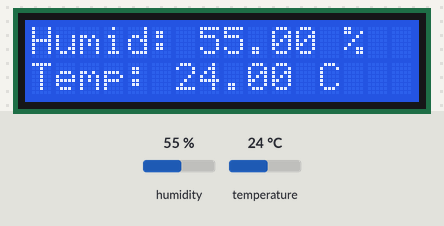
The sketch below on a simulated ESP8266 (NodeMCU). Parts: 16×2 character LCD. The test bench sets the inputs (shaded band); at power-on: humidity 55 %, temperature 24 °C. What the sketch prints to the serial monitor is not drawn.

Above: at 1.2 s.
1.3 s: humidity set to 22 %
At 3.2 s:
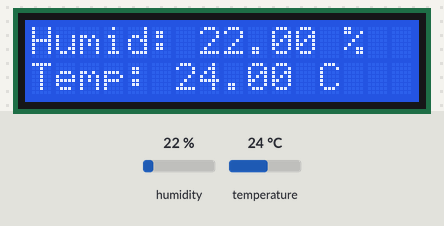
4.1 s: temperature set to 12 °C
At 5.5 s:
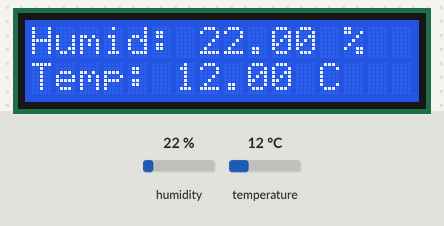
6.9 s: humidity set to 40 %
At 8.7 s:
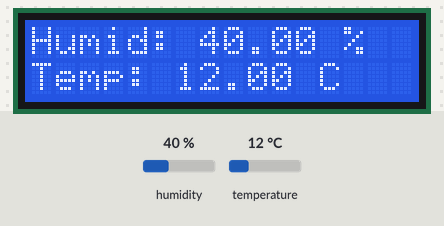
9.8 s: temperature set to 19 °C
At 11.0 s:
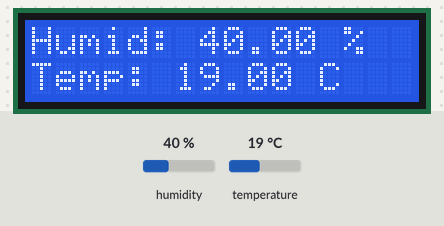
Timing chart, 0 to 12.8 s (numbered marks = the images above; inputs shaded):
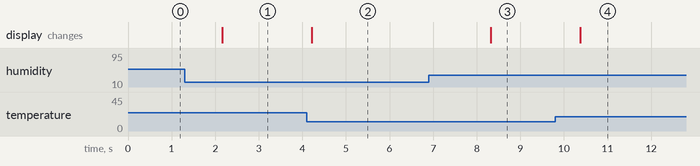

Measured:
- after the input at 1.3 s, the display: changes after 0.86 s (image 1)
- after the input at 4.1 s, the display: changes after 0.12 s (image 2)
- after the input at 6.9 s, the display: changes after 1.4 s (image 3)
- after the input at 9.8 s, the display: changes after 0.57 s (image 4)

The sketch:

sketch_oct13a.ino
```cpp
#include <Wire.h>
#include <LiquidCrystal_I2C.h>
#include <DHT.h>
#include <Adafruit_Sensor.h>

float temp;
float humid;
LiquidCrystal_I2C lcd(0x27, 16, 2);
DHT dht11(D4,DHT11);

void setup() {
  temp = 0.0;
  humid = 0.0;
  Serial.begin(9600);
  dht11.begin();
  lcd.begin();
  lcd.setCursor(0,0);
  lcd.print("Humid:");
  lcd.setCursor(0, 1);
  lcd.print("Temp:");
}

void loop() {
  humid = (dht11.readHumidity());
  temp = (dht11.readTemperature());
  lcd.setCursor(7,0);
  lcd.print(humid);
  lcd.print(" %");
  lcd.setCursor(6, 1);
  lcd.print(temp);
  lcd.print(" C");
  Serial.print("Temp: ");
  Serial.print(temp);
  Serial.print("\t");
  Serial.print("Humid: ");
  Serial.println(humid);
  delay(1000);
}
```
